Frame 1 (no input): blank canvas, image omitted
Frame 60 (the mouse pressed at the canvas centre just before this capture): blank canvas, image omitted
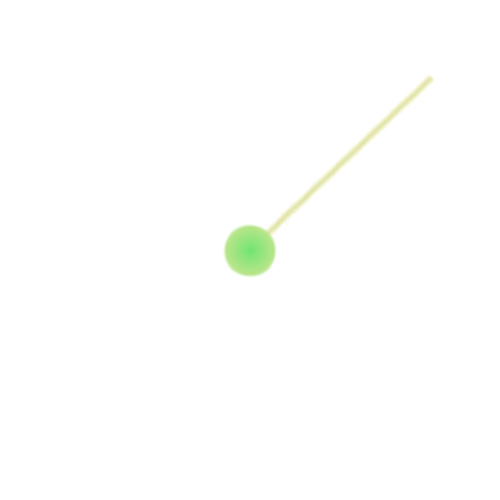
Frame 120 (the mouse held since frame 60 and released just before this capture)

The Processing sketch whose frames 1 and 60 were blank and that drew this single picture after the mouse press (run headless with seeded random() and noise(); from frame 60 on, the mouse is pressed at the canvas centre):

// Processing sketch: processing_173520
// ── processing_173520.pde

PImage img;
float rotationSpeed = TWO_PI/240.0;

void setup() {
  frameRate(60);
  size(500, 500);
  colorMode(HSB, 360, 100, 100, 100);
  background(0, 0, 100);
  imageMode(CENTER);
}

void draw() {
  background(0, 0, 100);
  translate(width/2, height/2);
  rotate(rotationSpeed);

  if (img!=null) {
    image(img, 0, 0);
  }

  fadeToWhite();

  if (mousePressed) {
    float weight = map(sin(frameCount*TWO_PI/72.0), -1, 1, 1, 50) ;
    strokeWeight(weight);

    int hue = frameCount%360;
    stroke(hue, 50, 90);

    float preMouseX = (pmouseX-width/2)*cos(rotationSpeed) - (pmouseY-height/2)*sin(rotationSpeed);
    float preMouseY = (pmouseX-width/2)*sin(rotationSpeed) + (pmouseY-height/2)*cos(rotationSpeed); 
    line(preMouseX, preMouseY, (mouseX-width/2), (mouseY-height/2));
  }

  img = get(0, 0, width, height);
}

void fadeToWhite() {
  noStroke();
  fill(0, 0, 100, 1);
  rect(-width/2, -height/2, width, height);
}
